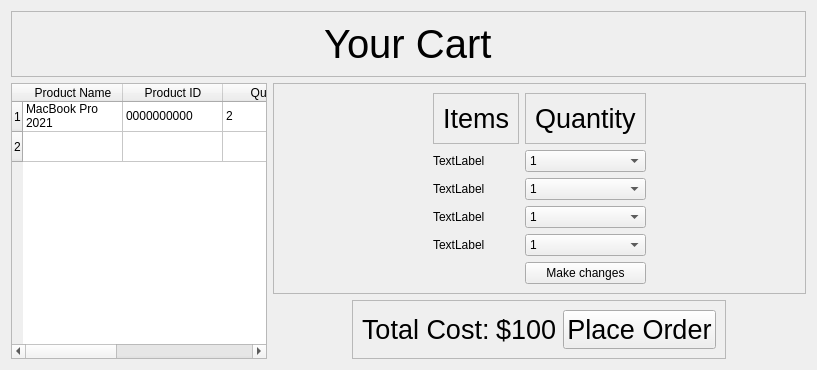
      <widget class="QWidget" name="cartpage">
       <layout class="QGridLayout" name="gridLayout_39">
        <item row="0" column="0" colspan="2">
         <widget class="QFrame" name="cartTitle">
          <property name="sizePolicy">
           <sizepolicy hsizetype="Preferred" vsizetype="Maximum">
            <horstretch>0</horstretch>
            <verstretch>0</verstretch>
           </sizepolicy>
          </property>
          <property name="frameShape">
           <enum>QFrame::StyledPanel</enum>
          </property>
          <property name="frameShadow">
           <enum>QFrame::Raised</enum>
          </property>
          <layout class="QVBoxLayout" name="verticalLayout_10">
           <item alignment="Qt::AlignHCenter">
            <widget class="QLabel" name="label_93">
             <property name="sizePolicy">
              <sizepolicy hsizetype="Preferred" vsizetype="Maximum">
               <horstretch>0</horstretch>
               <verstretch>0</verstretch>
              </sizepolicy>
             </property>
             <property name="styleSheet">
              <string notr="true">font-size: 30pt;</string>
             </property>
             <property name="text">
              <string>Your Cart</string>
             </property>
            </widget>
           </item>
          </layout>
         </widget>
        </item>
        <item row="1" column="0" rowspan="2">
         <widget class="QTableWidget" name="cartTableWidget">
          <property name="sizePolicy">
           <sizepolicy hsizetype="Preferred" vsizetype="Preferred">
            <horstretch>0</horstretch>
            <verstretch>0</verstretch>
           </sizepolicy>
          </property>
          <row>
           <property name="text">
            <string>1</string>
           </property>
          </row>
          <row>
           <property name="text">
            <string>2</string>
           </property>
          </row>
          <column>
           <property name="text">
            <string>Product Name</string>
           </property>
          </column>
          <column>
           <property name="text">
            <string>Product ID</string>
           </property>
          </column>
          <column>
           <property name="text">
            <string>Quantity</string>
           </property>
          </column>
          <column>
           <property name="text">
            <string>Price</string>
           </property>
          </column>
          <column>
           <property name="text">
            <string>Total</string>
           </property>
          </column>
          <item row="0" column="0">
           <property name="text">
            <string>MacBook Pro 2021</string>
           </property>
          </item>
          <item row="0" column="1">
           <property name="text">
            <string>0000000000</string>
           </property>
          </item>
          <item row="0" column="2">
           <property name="text">
            <string>2</string>
           </property>
          </item>
          <item row="0" column="3">
           <property name="text">
            <string>500</string>
           </property>
          </item>
          <item row="0" column="4">
           <property name="text">
            <string>1000</string>
           </property>
          </item>
         </widget>
        </item>
        <item row="2" column="1" alignment="Qt::AlignHCenter">
         <widget class="QFrame" name="frame_27">
          <property name="sizePolicy">
           <sizepolicy hsizetype="Preferred" vsizetype="Maximum">
            <horstretch>0</horstretch>
            <verstretch>0</verstretch>
           </sizepolicy>
          </property>
          <property name="styleSheet">
           <string notr="true">font-size: 20pt;</string>
          </property>
          <property name="frameShape">
           <enum>QFrame::StyledPanel</enum>
          </property>
          <property name="frameShadow">
           <enum>QFrame::Raised</enum>
          </property>
          <layout class="QHBoxLayout" name="horizontalLayout_2">
           <item>
            <widget class="QLabel" name="cartTotalCostTitle">
             <property name="sizePolicy">
              <sizepolicy hsizetype="Maximum" vsizetype="Maximum">
               <horstretch>0</horstretch>
               <verstretch>0</verstretch>
              </sizepolicy>
             </property>
             <property name="text">
              <string>Total Cost:</string>
             </property>
            </widget>
           </item>
           <item>
            <widget class="QLabel" name="cartTotalCostAmount">
             <property name="sizePolicy">
              <sizepolicy hsizetype="Maximum" vsizetype="Maximum">
               <horstretch>0</horstretch>
               <verstretch>0</verstretch>
              </sizepolicy>
             </property>
             <property name="text">
              <string>$100</string>
             </property>
            </widget>
           </item>
           <item>
            <widget class="QPushButton" name="placeorderbutton">
             <property name="text">
              <string>Place Order</string>
             </property>
            </widget>
           </item>
          </layout>
         </widget>
        </item>
        <item row="1" column="1">
         <widget class="QFrame" name="frame_40">
          <property name="frameShape">
           <enum>QFrame::StyledPanel</enum>
          </property>
          <property name="frameShadow">
           <enum>QFrame::Raised</enum>
          </property>
          <layout class="QGridLayout" name="gridLayout_40">
           <item row="5" column="2">
            <widget class="QPushButton" name="cartMakeChangesButton">
             <property name="text">
              <string>Make changes</string>
             </property>
            </widget>
           </item>
           <item row="2" column="2">
            <widget class="QComboBox" name="cartItem2comboBox">
             <item>
              <property name="text">
               <string>1</string>
              </property>
             </item>
             <item>
              <property name="text">
               <string>2</string>
              </property>
             </item>
             <item>
              <property name="text">
               <string>3</string>
              </property>
             </item>
             <item>
              <property name="text">
               <string>4</string>
              </property>
             </item>
             <item>
              <property name="text">
               <string>5</string>
              </property>
             </item>
            </widget>
           </item>
           <item row="0" column="2">
            <widget class="QFrame" name="frame_43">
             <property name="sizePolicy">
              <sizepolicy hsizetype="Preferred" vsizetype="Maximum">
               <horstretch>0</horstretch>
               <verstretch>0</verstretch>
              </sizepolicy>
             </property>
             <property name="styleSheet">
              <string notr="true">font-size: 20pt;</string>
             </property>
             <property name="frameShape">
              <enum>QFrame::StyledPanel</enum>
             </property>
             <property name="frameShadow">
              <enum>QFrame::Raised</enum>
             </property>
             <layout class="QVBoxLayout" name="verticalLayout_15">
              <item>
               <widget class="QLabel" name="cartQuantityTitle">
                <property name="text">
                 <string>Quantity</string>
                </property>
               </widget>
              </item>
             </layout>
            </widget>
           </item>
           <item row="0" column="0">
            <spacer name="horizontalSpacer_8">
             <property name="orientation">
              <enum>Qt::Horizontal</enum>
             </property>
             <property name="sizeType">
              <enum>QSizePolicy::Maximum</enum>
             </property>
             <property name="sizeHint" stdset="0">
              <size>
               <width>150</width>
               <height>20</height>
              </size>
             </property>
            </spacer>
           </item>
           <item row="2" column="1">
            <widget class="QLabel" name="cartItem2">
             <property name="text">
              <string>TextLabel</string>
             </property>
            </widget>
           </item>
           <item row="1" column="1">
            <widget class="QLabel" name="cartItem1">
             <property name="text">
              <string>TextLabel</string>
             </property>
            </widget>
           </item>
           <item row="4" column="2">
            <widget class="QComboBox" name="cartItem4comboBox">
             <item>
              <property name="text">
               <string>1</string>
              </property>
             </item>
             <item>
              <property name="text">
               <string>2</string>
              </property>
             </item>
             <item>
              <property name="text">
               <string>3</string>
              </property>
             </item>
             <item>
              <property name="text">
               <string>4</string>
              </property>
             </item>
             <item>
              <property name="text">
               <string>5</string>
              </property>
             </item>
            </widget>
           </item>
           <item row="0" column="3">
            <spacer name="horizontalSpacer_7">
             <property name="orientation">
              <enum>Qt::Horizontal</enum>
             </property>
             <property name="sizeType">
              <enum>QSizePolicy::Maximum</enum>
             </property>
             <property name="sizeHint" stdset="0">
              <size>
               <width>150</width>
               <height>20</height>
              </size>
             </property>
            </spacer>
           </item>
           <item row="0" column="1">
            <widget class="QFrame" name="cartItemTitle">
             <property name="sizePolicy">
              <sizepolicy hsizetype="Preferred" vsizetype="Maximum">
               <horstretch>0</horstretch>
               <verstretch>0</verstretch>
              </sizepolicy>
             </property>
             <property name="styleSheet">
              <string notr="true">font-size: 20pt;</string>
             </property>
             <property name="frameShape">
              <enum>QFrame::StyledPanel</enum>
             </property>
             <property name="frameShadow">
              <enum>QFrame::Raised</enum>
             </property>
             <layout class="QVBoxLayout" name="verticalLayout_11">
              <item>
               <widget class="QLabel" name="label_92">
                <property name="sizePolicy">
                 <sizepolicy hsizetype="Maximum" vsizetype="Maximum">
                  <horstretch>0</horstretch>
                  <verstretch>0</verstretch>
                 </sizepolicy>
                </property>
                <property name="text">
                 <string>Items</string>
                </property>
               </widget>
              </item>
             </layout>
            </widget>
           </item>
           <item row="4" column="1">
            <widget class="QLabel" name="cartItem4">
             <property name="text">
              <string>TextLabel</string>
             </property>
            </widget>
           </item>
           <item row="1" column="2">
            <widget class="QComboBox" name="cartItem1comboBox">
             <item>
              <property name="text">
               <string>1</string>
              </property>
             </item>
             <item>
              <property name="text">
               <string>2</string>
              </property>
             </item>
             <item>
              <property name="text">
               <string>3</string>
              </property>
             </item>
             <item>
              <property name="text">
               <string>4</string>
              </property>
             </item>
             <item>
              <property name="text">
               <string>5</string>
              </property>
             </item>
            </widget>
           </item>
           <item row="3" column="1">
            <widget class="QLabel" name="cartItem3">
             <property name="text">
              <string>TextLabel</string>
             </property>
            </widget>
           </item>
           <item row="3" column="2">
            <widget class="QComboBox" name="cartItem3comboBox">
             <item>
              <property name="text">
               <string>1</string>
              </property>
             </item>
             <item>
              <property name="text">
               <string>2</string>
              </property>
             </item>
             <item>
              <property name="text">
               <string>3</string>
              </property>
             </item>
             <item>
              <property name="text">
               <string>4</string>
              </property>
             </item>
             <item>
              <property name="text">
               <string>5</string>
              </property>
             </item>
            </widget>
           </item>
          </layout>
         </widget>
        </item>
       </layout>
      </widget>
